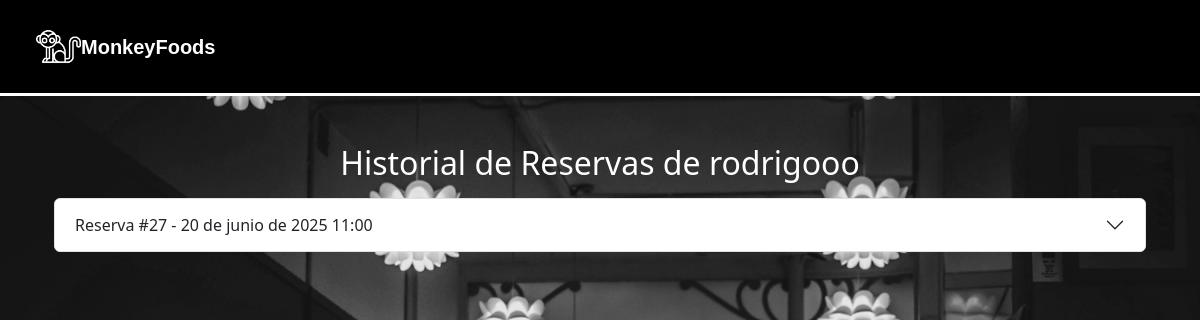
Before: /reservas/historial-usuario/32/ (signed in) with the older database file.
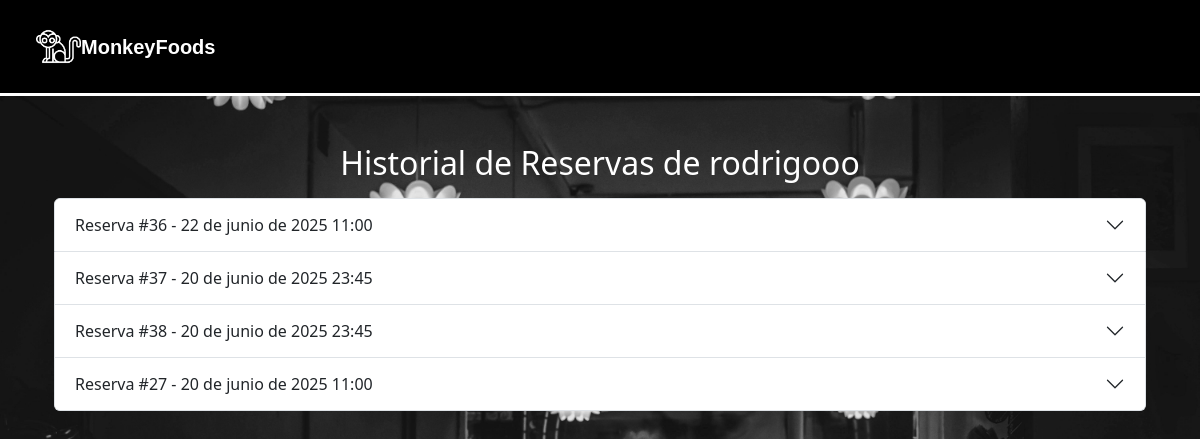
After: the same page with the newer database file.
### apps/reservas/models.py (models this page shows, shortened)
class Reserva(models.Model):
    ESTADOS_RESERVA = (
        ('borrador', 'Borrador'),
        ('completada', 'Completada'),
    )
    id_reserva = models.CharField(max_length=12, unique=True, editable=False)
    cliente = models.ForeignKey(settings.AUTH_USER_MODEL, on_delete=models.CASCADE)
    nombre_reserva = models.CharField(max_length=100)
    fecha = models.DateField()
    hora = models.TimeField()
    telefono = models.CharField(max_length=20)
    comensales = models.PositiveIntegerField(default=1)
    abono = models.DecimalField(max_digits=8, decimal_places=2)
    total = models.DecimalField(max_digits=8, decimal_places=2)
    mesas = models.ManyToManyField('Mesa')
    menu = models.ForeignKey(Menu, on_delete=models.SET_NULL, null=True, blank=True)  #modelo menú
    zona = models.ForeignKey('Zona', on_delete=models.CASCADE, null=True, blank=True)
    estado = models.CharField(max_length=20, choices=ESTADOS_RESERVA, default='borrador')

### apps/reservas/views.py (the view)
# urls.py: path('historial-usuario/<int:usuario_id>/', views.historial_usuario_admin, name='historial_usuario_admin'),
@user_passes_test(es_admin)
def historial_usuario_admin(request, usuario_id):
    usuario = get_object_or_404(CustomUser, id=usuario_id)
    reservas = Reserva.objects.filter(cliente=usuario).order_by('-fecha', '-hora')
    return render(request, 'reservas/historial_usuario_admin.html', {
        'usuario': usuario,
        'reservas': reservas
    })

### apps/reservas/views.py (called while the page is built)
def es_admin(user):
    return user.is_authenticated and user.rol == 4

### apps/reservas/templates/reservas/historial_usuario_admin.html (shortened to what this page needs)
{% extends 'base.html' %}
{% load static %}
{% block content %}
<div class="form-container">
  <div class="container mb-2">
    <h2 class="text-white text-center mb-3">Historial de Reservas de {{ usuario.username }}</h2>
    <div class="accordion" id="accordionReservas">
      {% for reserva in reservas %}
      <div class="accordion-item">
        <h2 class="accordion-header" id="heading{{ reserva.id }}">
          <button class="accordion-button collapsed" type="button" data-bs-toggle="collapse" data-bs-target="#collapse{{ reserva.id }}">
            Reserva #{{ reserva.id }} - {{ reserva.fecha }} {{ reserva.hora }}
          </button>
        </h2>
      </div>
      {% empty %}
      <p class="text-center" style="font-size: 18px; color: grey; font-style: italic;">Este usuario no tiene reservas registradas.</p>
      {% endfor %}
    </div>
  </div>
</div>
{% endblock %}

Changed rows visible on the page:
added Reserva: id "36", fecha "22 de junio de 2025", hora "11:00"
added Reserva: id "37", fecha "20 de junio de 2025", hora "23:45"
added Reserva: id "38", fecha "20 de junio de 2025", hora "23:45"
